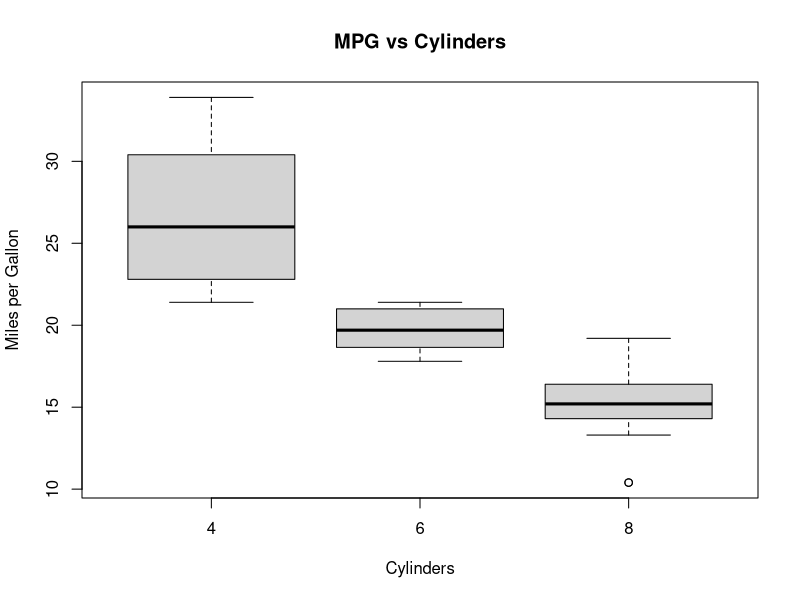

Reproduce this figure in R.
boxplot(mpg ~ cyl,
        data = mtcars,
        xlab = "Cylinders",
        ylab = "Miles per Gallon",
        main = "MPG vs Cylinders")
